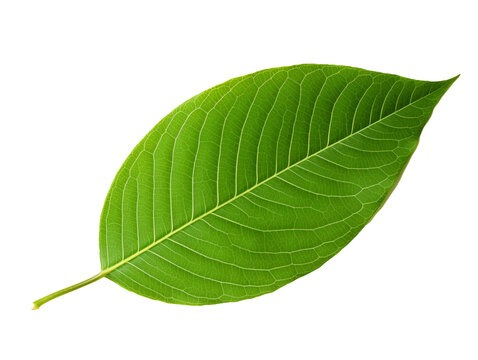
#> input picture data/input/sample_leaf.jpg, 478 x 360 px, found by its file name
$ python color_conversion.py
#> lines starting #> are read from the running program, lines starting #| are printed output that depends on the picture; after the words box and inside, x2 and y2 are one past the last pixel; in counts of white or black regions, pixels touching at a corner belong together
### src/utils/io_utils.py
"""
io_utils.py
------------
Utility functions for handling image input/output operations and metadata extraction
for the Domain-Specific Image Analysis & Enhancement Tool (Agriculture domain).

Functions:
    - load_image(path): Load an image from the given path.
    - save_image(path, image): Save an image to the specified path.
    - get_image_metadata(image, path=None): Extract metadata such as dimensions, channels, etc.
"""

import cv2
import os

def load_image(path):
    """
    Load an image from the given file path.

    Args:
        path (str): Path to the image file.

    Returns:
        image (numpy.ndarray): Loaded image.
    """
#> called with path = 'data/input/sample_leaf.jpg'
    if not os.path.exists(path):
        raise FileNotFoundError(f"Image not found at: {path}")

    image = cv2.imread(path)
#> image is the input picture: shape (360, 478, 3); mean B, G, R 174.8, 217.7, 199.3
    if image is None:
        raise ValueError("Failed to load image. Check file format or path.")

    return image


# [40 lines left out: functions save_image, get_image_metadata, not called in this run]

### src/utils/plot_utils.py
"""
plot_utils.py
--------------
Utility functions for displaying and plotting images and histograms
for the Domain-Specific Image Analysis & Enhancement Tool (Agriculture domain).

Functions:
    - show_image(title, image): Display an image using matplotlib.
    - show_images_side_by_side(img1, img2, title1, title2): Compare two images.
    - plot_histogram(image): Plot grayscale or color histogram of an image.
"""

import cv2
import matplotlib.pyplot as plt

# [18 lines left out: function show_image, not called in this run]


def show_images_side_by_side(img1, img2, title1="Original", title2="Processed"):
    """
    Display two images side by side for comparison.

    Args:
        img1 (numpy.ndarray): First image.
        img2 (numpy.ndarray): Second image.
        title1 (str): Title for first image.
        title2 (str): Title for second image.
    """
    plt.figure(figsize=(10, 4))

    plt.subplot(1, 2, 1)
    if len(img1.shape) == 3:
        plt.imshow(cv2.cvtColor(img1, cv2.COLOR_BGR2RGB))
    else:
        plt.imshow(img1, cmap='gray')
    plt.title(title1)
    plt.axis('off')

    plt.subplot(1, 2, 2)
    if len(img2.shape) == 3:
        plt.imshow(cv2.cvtColor(img2, cv2.COLOR_BGR2RGB))
    else:
        plt.imshow(img2, cmap='gray')
    plt.title(title2)
    plt.axis('off')

    plt.tight_layout()
    plt.show()


# [25 lines left out: function plot_histogram, not called in this run]

### src/color_conversion.py
"""
color_conversion.py
-------------------
Performs color space conversions for the Domain-Specific Image Analysis
& Enhancement Tool (Agriculture domain).

Functions:
    - bgr_to_grayscale(image): Convert BGR image to Grayscale.
    - bgr_to_hsv(image): Convert BGR image to HSV.
    - hsv_to_bgr(image): Convert HSV image back to BGR.
    - bgr_to_binary(image, threshold): Convert BGR/Grayscale image to Binary.
"""

import cv2
from utils.plot_utils import show_images_side_by_side


def bgr_to_grayscale(image):
    """
    Convert a BGR image to Grayscale.

    Args:
        image (numpy.ndarray): Input BGR image.

    Returns:
        gray (numpy.ndarray): Grayscale image.
    """
    gray = cv2.cvtColor(image, cv2.COLOR_BGR2GRAY)
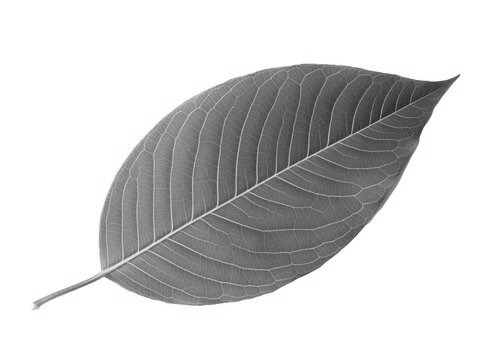
#> gray: shape (360, 478); min 33, max 255, mean 207.3
    return gray


def bgr_to_hsv(image):
    """
    Convert a BGR image to HSV color space.

    Args:
        image (numpy.ndarray): Input BGR image.

    Returns:
        hsv (numpy.ndarray): HSV image.
    """
    hsv = cv2.cvtColor(image, cv2.COLOR_BGR2HSV)
#> hsv: shape (360, 478, 3); mean H, S, V 17.9, 76.6, 217.7
    return hsv


def hsv_to_bgr(image):
    """
    Convert an HSV image back to BGR color space.

    Args:
        image (numpy.ndarray): Input HSV image.

    Returns:
        bgr (numpy.ndarray): Converted BGR image.
    """
    bgr = cv2.cvtColor(image, cv2.COLOR_HSV2BGR)
    return bgr


def bgr_to_binary(image, threshold=127):
    """
    Convert a BGR or Grayscale image to Binary (black & white).

    Args:
        image (numpy.ndarray): Input BGR or Grayscale image.
        threshold (int): Threshold value (0–255).

    Returns:
        binary (numpy.ndarray): Binary image (0 or 255 values).
    """
#> called with threshold = 127
    # Convert to grayscale if not already
    if len(image.shape) == 3:
        gray = bgr_to_grayscale(image)
    else:
        gray = image

    _, binary = cv2.threshold(gray, threshold, 255, cv2.THRESH_BINARY)
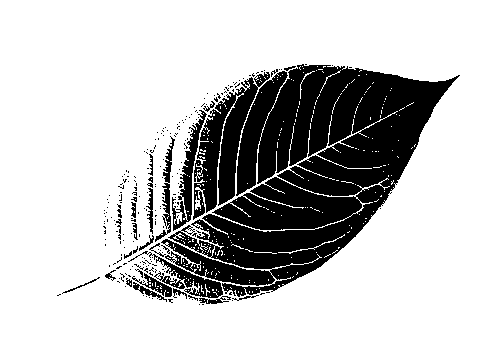
#> binary: shape (360, 478); 75.7% white; 232 black regions (204 under 20 px), largest, box (x1, y1, x2, y2) and area: (161, 64, 460, 297) 32933, (193, 72, 270, 220) 4228, (172, 110, 207, 231) 1097
    return binary


if __name__ == "__main__":
    # Example testing (optional)
    from utils.io_utils import load_image
    import os

    test_path = "data/input/sample_leaf.jpg"  # Change to your image
    if os.path.exists(test_path):
        img = load_image(test_path)

        gray = bgr_to_grayscale(img)
        hsv = bgr_to_hsv(img)
        binary = bgr_to_binary(img)

        show_images_side_by_side(img, gray, "Original", "Grayscale")
#> in show_images_side_by_side, `plt.show()`:
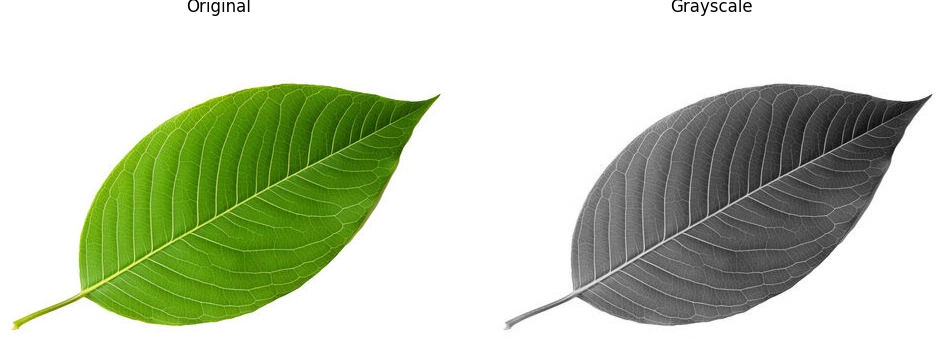
#> figure drawn by matplotlib, 2 panels
        show_images_side_by_side(img, hsv, "Original", "HSV")
#> call 2 of show_images_side_by_side, with title1 = 'Original', title2 = 'HSV'
#> in show_images_side_by_side (call 2), `plt.show()`:
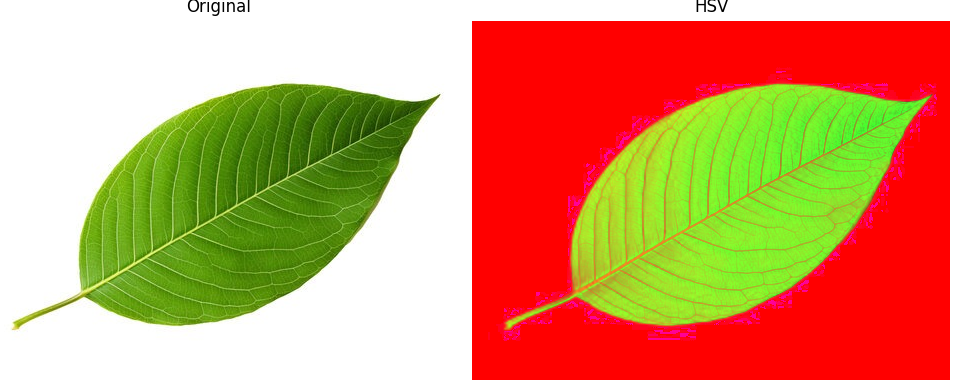
#> figure drawn by matplotlib, 2 panels
        show_images_side_by_side(gray, binary, "Grayscale", "Binary")
    else:
        print("Test image not found! Please add a sample image in 'data/input/'.")
